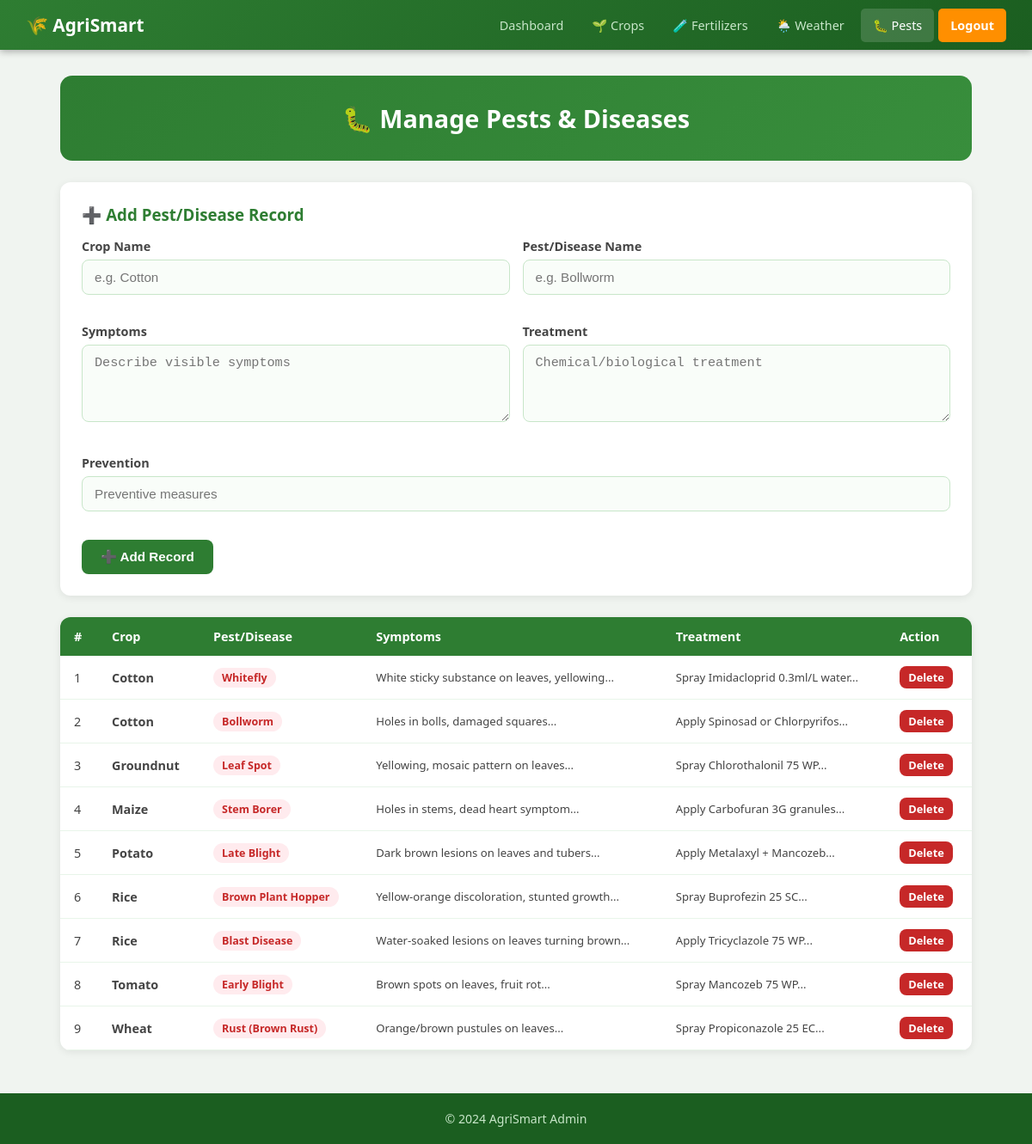
Page /admin/manage_pests.php (signed in) on the committed database.
### tables this page shows
CREATE TABLE pests (
    id INT AUTO_INCREMENT PRIMARY KEY,
    crop_name VARCHAR(100) NOT NULL,
    symptoms TEXT NOT NULL,
    pest_name VARCHAR(100) NOT NULL,
    treatment TEXT NOT NULL,
    prevention TEXT
);

### db.php (called while the page is built, shortened)
<?php
function safeQuery($conn, $sql) {
    $result = mysqli_query($conn, $sql);
    return $result;
}
?>

### admin/manage_pests.php (the view, shortened to what this page needs)
<?php
include '../db.php';
?>
<!DOCTYPE html>
<html lang="en">
<head>
    <link rel="stylesheet" href="../style.css">
</head>
<body>
<nav>
    <a href="../index.php" class="brand">🌾 AgriSmart</a>
    <div class="nav-links">
        <a href="dashboard.php">Dashboard</a>
        <a href="manage_crops.php">🌱 Crops</a>
        <a href="manage_fertilizers.php">🧪 Fertilizers</a>
        <a href="manage_weather.php">🌦️ Weather</a>
        <a href="manage_pests.php" class="active">🐛 Pests</a>
        <a href="../logout.php" class="btn-nav">Logout</a>
    </div>
</nav>
<div class="container">
    <div class="page-header"><h1>🐛 Manage Pests & Diseases</h1></div>
    <div style="background:#fff;padding:25px;border-radius:12px;box-shadow:0 2px 10px rgba(0,0,0,0.08);margin-bottom:25px;">
        <h3 style="color:#2e7d32;margin-bottom:15px;">➕ Add Pest/Disease Record</h3>
        <form method="post" style="display:grid;grid-template-columns:1fr 1fr;gap:15px;">
            <div class="form-group"><label>Crop Name</label><input type="text" name="crop_name" required placeholder="e.g. Cotton"></div>
            <div class="form-group"><label>Pest/Disease Name</label><input type="text" name="pest_name" required placeholder="e.g. Bollworm"></div>
            <div class="form-group"><label>Symptoms</label><textarea name="symptoms" required placeholder="Describe visible symptoms"></textarea></div>
            <div class="form-group"><label>Treatment</label><textarea name="treatment" required placeholder="Chemical/biological treatment"></textarea></div>
            <div class="form-group" style="grid-column:span 2;"><label>Prevention</label><input type="text" name="prevention" placeholder="Preventive measures"></div>
            <div><button type="submit" name="add" class="btn btn-green">➕ Add Record</button></div>
        </form>
    </div>
    <div class="table-wrap">
        <table>
            <thead><tr><th>#</th><th>Crop</th><th>Pest/Disease</th><th>Symptoms</th><th>Treatment</th><th>Action</th></tr></thead>
            <tbody>
            <?php
            $res = safeQuery($conn, "SELECT * FROM pests ORDER BY crop_name");
            $i = 1;
            while ($row = mysqli_fetch_assoc($res)):
            ?>
            <tr>
                <td><?= $i++ ?></td>
                <td><strong><?= htmlspecialchars($row['crop_name']) ?></strong></td>
                <td><span class="badge badge-red"><?= htmlspecialchars($row['pest_name']) ?></span></td>
                <td style="font-size:0.82rem;"><?= htmlspecialchars(substr($row['symptoms'],0,60)) ?>...</td>
                <td style="font-size:0.82rem;"><?= htmlspecialchars(substr($row['treatment'],0,60)) ?>...</td>
                <td><a href="manage_pests.php?delete=<?= $row['id'] ?>" class="btn btn-red" style="padding:4px 10px;font-size:0.8rem;" onclick="return confirm('Delete?')">Delete</a></td>
            </tr>
            <?php endwhile; ?>
            </tbody>
        </table>
    </div>
</div>
<footer><p>&copy; 2024 AgriSmart Admin</p></footer>
</body>
</html>

### style.css (style rules this page uses)
* { margin: 0; padding: 0; box-sizing: border-box; }
body { font-family: 'Segoe UI', Tahoma, Geneva, Verdana, sans-serif; background: #f0f4f0; color: #2d3a2d; }
nav { background: linear-gradient(135deg, #2e7d32, #1b5e20); padding: 0 30px; display: flex; align-items: center; justify-content: space-between; box-shadow: 0 2px 8px rgba(0,0,0,0.3); position: sticky; top: 0; z-index: 100; }
nav .brand { color: #fff; font-size: 1.3rem; font-weight: 700; text-decoration: none; padding: 15px 0; display: flex; align-items: center; gap: 8px; }
nav .nav-links { display: flex; gap: 5px; flex-wrap: wrap; }
nav a { color: #c8e6c9; text-decoration: none; padding: 10px 14px; border-radius: 5px; font-size: 0.9rem; transition: background 0.2s, color 0.2s; display: inline-block; }
nav a:hover, nav a.active { background: rgba(255,255,255,0.15); color: #fff; }
nav a.btn-nav { background: #ff8f00; color: #fff; font-weight: 600; }
.container { max-width: 1100px; margin: 30px auto; padding: 0 20px; }
.form-group { margin-bottom: 18px; }
.form-group label { display: block; font-weight: 600; font-size: 0.9rem; margin-bottom: 6px; color: #444; }
.form-group input, .form-group select, .form-group textarea { width: 100%; padding: 11px 14px; border: 1.5px solid #c8e6c9; border-radius: 8px; font-size: 0.95rem; transition: border-color 0.2s; background: #f9fdf9; color: #2d3a2d; }
.form-group textarea { height: 90px; resize: vertical; }
.btn { display: inline-block; padding: 11px 22px; border-radius: 8px; font-size: 0.95rem; font-weight: 600; cursor: pointer; text-decoration: none; border: none; transition: background 0.2s, transform 0.1s; }
.btn-green { background: #2e7d32; color: #fff; }
.btn-red { background: #c62828; color: #fff; }
.table-wrap { overflow-x: auto; background: #fff; border-radius: 12px; box-shadow: 0 2px 10px rgba(0,0,0,0.08); }
table { width: 100%; border-collapse: collapse; }
thead th { background: #2e7d32; color: #fff; padding: 13px 16px; text-align: left; font-size: 0.9rem; }
tbody tr { border-bottom: 1px solid #e8f5e9; }
tbody td { padding: 12px 16px; font-size: 0.9rem; color: #444; }
.badge { display: inline-block; padding: 3px 10px; border-radius: 20px; font-size: 0.78rem; font-weight: 600; }
.badge-red { background: #ffebee; color: #c62828; }
.page-header { background: linear-gradient(135deg, #2e7d32, #388e3c); color: white; padding: 30px; border-radius: 14px; margin-bottom: 25px; text-align: center; }
.page-header h1 { font-size: 1.8rem; }
footer { background: #1b5e20; color: #c8e6c9; text-align: center; padding: 20px; margin-top: 50px; font-size: 0.88rem; }

### rows in the picture
pests: crop_name "Cotton", pest_name "Whitefly", symptoms "White sticky substance on leaves, yellowing", treatment "Spray Imidacloprid 0.3ml/L water"
pests: crop_name "Cotton", pest_name "Bollworm", symptoms "Holes in bolls, damaged squares", treatment "Apply Spinosad or Chlorpyrifos"
pests: crop_name "Groundnut", pest_name "Leaf Spot", symptoms "Yellowing, mosaic pattern on leaves", treatment "Spray Chlorothalonil 75 WP"
pests: crop_name "Maize", pest_name "Stem Borer", symptoms "Holes in stems, dead heart symptom", treatment "Apply Carbofuran 3G granules"
pests: crop_name "Potato", pest_name "Late Blight", symptoms "Dark brown lesions on leaves and tubers", treatment "Apply Metalaxyl + Mancozeb"
pests: crop_name "Rice", pest_name "Brown Plant Hopper", symptoms "Yellow-orange discoloration, stunted growth", treatment "Spray Buprofezin 25 SC"
pests: crop_name "Rice", pest_name "Blast Disease", symptoms "Water-soaked lesions on leaves turning brown", treatment "Apply Tricyclazole 75 WP"
pests: crop_name "Tomato", pest_name "Early Blight", symptoms "Brown spots on leaves, fruit rot", treatment "Spray Mancozeb 75 WP"
pests: crop_name "Wheat", pest_name "Rust (Brown Rust)", symptoms "Orange/brown pustules on leaves", treatment "Spray Propiconazole 25 EC"
